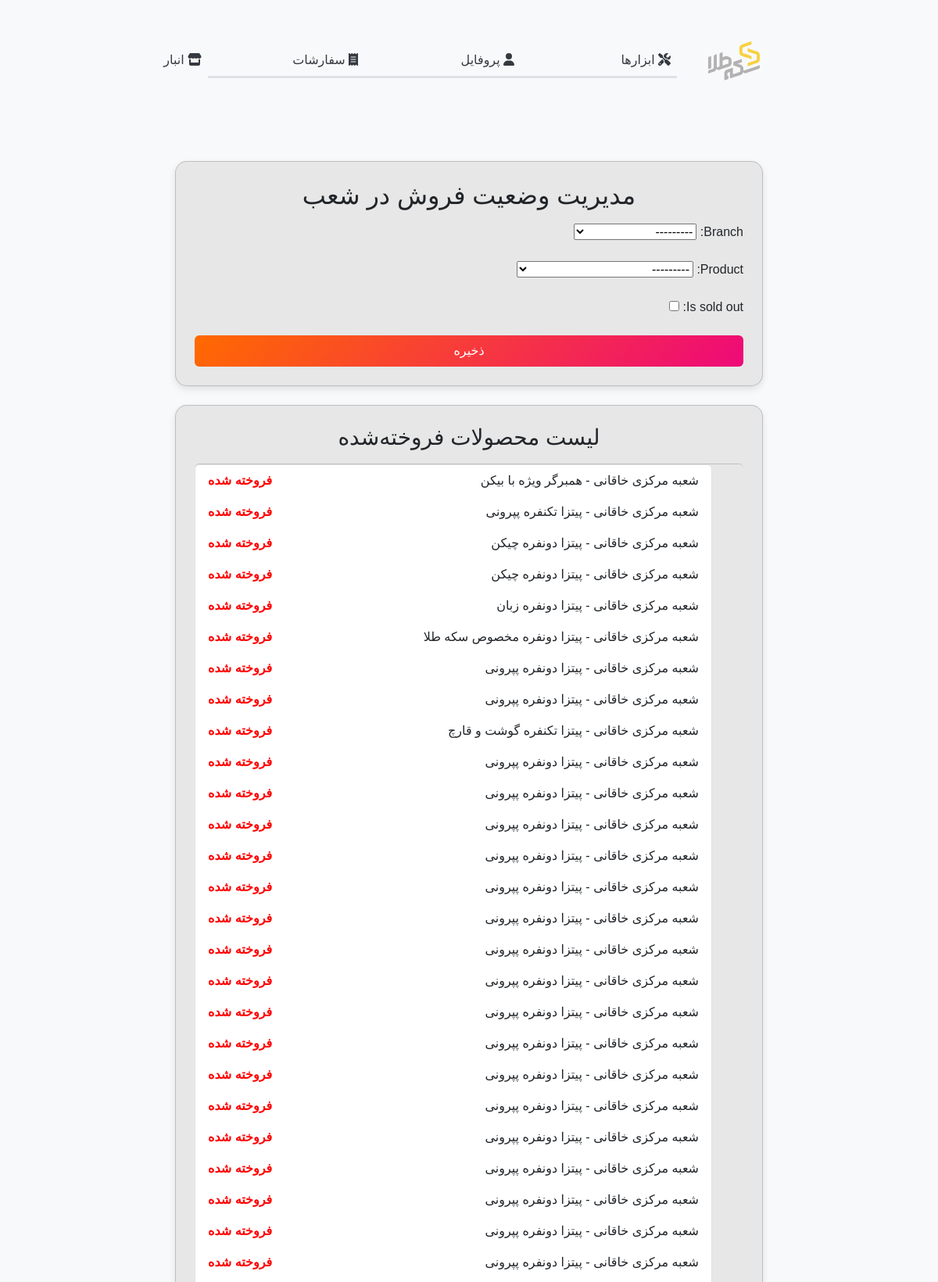
The page /menu/sold-out (upper part) on the database its author committed.
### menu/models.py (models this page shows, shortened)
class SoldOutStatus(models.Model):
    branch = models.ForeignKey(RestaurantBranch, on_delete=models.CASCADE, related_name="sold_out_status")
    product = models.ForeignKey(FoodRawMaterial, on_delete=models.CASCADE, related_name="sold_out_product")
    is_sold_out = models.BooleanField(default=False)  # مشخص می‌کند که محصول در این شعبه تمام شده است یا نه
    updated_at = models.DateTimeField(auto_now=True)

### users/models.py (models this page shows, shortened)
class RestaurantBranch(models.Model):
    name = models.CharField(max_length=200)
    location = models.CharField(max_length=200, blank=True, null=True)
    capacity = models.DecimalField(max_digits=10, decimal_places=0, blank=True, null=True)  # ظرفیت انبار
    def __str__(self):
        return self.name

class FoodRawMaterial(models.Model):
    created_at = models.DateTimeField(auto_now_add=True)
    updated_at = models.DateTimeField(auto_now=True)
    mother = models.ForeignKey(mother_food, on_delete= models.CASCADE,related_name='mother_food_id',blank=True,null=True)
    name = models.CharField(max_length=200)
    data = models.JSONField(blank=True,null=True)
    price = models.IntegerField(default=0,blank=True,null=True)
    image = models.ImageField(upload_to='food_images/', blank=True, null=True)  # Added field for image
    details = models.CharField(max_length=2000,default='',blank=True,null=True)
    discount = models.DecimalField(max_digits=5, decimal_places=2, default=0, blank=True, null=True)  # Discount percentage
    priority = models.IntegerField(default=0)  # New field for priority
    def __str__(self):
        return str(self.name)
    class Meta:
        ordering = ['-name']

### menu/views.py (the view)
# urls.py: path('sold-out', set_sold_out, name='set_sold_out'),
def set_sold_out(request):
    if request.method == 'POST':# and request.is_ajax():
        form = SoldOutForm(request.POST)
        if form.is_valid():
            form.save()
            product_id = request.POST.get("product")
            product_id = int(product_id)
            food_name = FoodRawMaterial.objects.filter(id=product_id).first()
            food_name = food_name.name
            menu = {
                'name': food_name
            }
            sold_out_items = SoldOutStatus.objects.all()  # Get the product ids of sold-out items
            menu_status.send(sender=None, values = menu)
            form = SoldOutForm()
            return render(request, 'sold_out.html', {'form': form,'sold_out_items':sold_out_items})
    else:
        form = SoldOutForm()
        sold_out_items = SoldOutStatus.objects.all()  # Get the product ids of sold-out items
    return render(request, 'sold_out.html', {'form': form,'sold_out_items':sold_out_items})

### menu/forms.py
class SoldOutForm(forms.ModelForm):
    class Meta:
        model = SoldOutStatus
        fields = ['branch', 'product', 'is_sold_out']

### menu/templates/sold_out.html (shortened to what this page needs)
{% extends "users/base.html" %}
{% block content %}
{% load static %}
<html lang="fa">
<head>
    <link rel="stylesheet" type="text/css" href="{% static 'css/bootstrap.css' %}">
    <link rel="stylesheet" type="text/css" href="{% static 'css/store.css' %}">
</head>
<body>
    <div class="container">
        <div class="card p-4">
            <h2 class="text-center mb-3">مدیریت وضعیت فروش در شعب</h2>
            <form method="POST">
                <div class="mb-3">
                    {{ form.as_p }}
                </div>
                <button type="submit" class="btn btn-custom w-100 py-2">ذخیره</button>
            </form>
        </div>
        <div class="card p-4 mt-4">
            <h3 class="text-center mb-3">لیست محصولات فروخته‌شده</h3>
            <ul class="list-group">
                {% for item in sold_out_items %}
                    <li class="list-group-item d-flex justify-content-between align-items-center">
                        <span>{{ item.branch.name }} - {{ item.product.name }}</span>
                        <span class="{% if item.is_sold_out %}status-sold{% else %}status-available{% endif %}">
                            {% if item.is_sold_out %}فروخته شده{% else %}موجود{% endif %}
                        </span>
                    </li>
                {% endfor %}
            </ul>
        </div>
    </div>
</body>
</html>
{% endblock %}

### users/static/css/base.css (style rules this page uses)
body { font-family: 'B Nazanin'; src: url('/fonts/BNazanin.woff2') format('woff2'), url('/fonts/BNazanin.woff') format('woff'); }

### users/static/css/store.css (style rules this page uses)
.card { margin: 10px 0; padding: 10px; background-color: #e7e7e7; border-radius: 5px; box-shadow: 0 2px 5px rgba(0, 0, 0, 0.1); direction: rtl; text-align: right; }

### menu/templates/sold_out.html (style rules this page uses)
body { background-color: #f8f9fa; font-family: 'IRANSans', sans-serif; direction: rtl; text-align: right; }
.container { max-width: 800px; margin: auto; padding-top: 40px; }
.card { border-radius: 15px; box-shadow: 0px 4px 10px rgba(0, 0, 0, 0.1); transition: transform 0.2s; }
.btn-custom { background: linear-gradient(135deg, #ff6a00, #ee0979); border: none; color: white; }
.status-sold { color: red; font-weight: bold; }

### rows shown on the page
SoldOutStatus: branch.name "شعبه مرکزی خاقانی", product.name "همبرگر ویژه با بیکن", is_sold_out "فروخته شده"
SoldOutStatus: branch.name "شعبه مرکزی خاقانی", product.name "پیتزا تکنفره پپرونی", is_sold_out "فروخته شده"
SoldOutStatus: branch.name "شعبه مرکزی خاقانی", product.name "پیتزا دونفره چیکن", is_sold_out "فروخته شده"
SoldOutStatus: branch.name "شعبه مرکزی خاقانی", product.name "پیتزا دونفره چیکن", is_sold_out "فروخته شده"
SoldOutStatus: branch.name "شعبه مرکزی خاقانی", product.name "پیتزا دونفره زبان", is_sold_out "فروخته شده"
SoldOutStatus: branch.name "شعبه مرکزی خاقانی", product.name "پیتزا دونفره مخصوص سکه طلا", is_sold_out "فروخته شده"
SoldOutStatus: branch.name "شعبه مرکزی خاقانی", product.name "پیتزا دونفره پپرونی", is_sold_out "فروخته شده"
SoldOutStatus: branch.name "شعبه مرکزی خاقانی", product.name "پیتزا دونفره پپرونی", is_sold_out "فروخته شده"
SoldOutStatus: branch.name "شعبه مرکزی خاقانی", product.name "پیتزا تکنفره گوشت و قارچ", is_sold_out "فروخته شده"
SoldOutStatus: branch.name "شعبه مرکزی خاقانی", product.name "پیتزا دونفره پپرونی", is_sold_out "فروخته شده"
SoldOutStatus: branch.name "شعبه مرکزی خاقانی", product.name "پیتزا دونفره پپرونی", is_sold_out "فروخته شده"
SoldOutStatus: branch.name "شعبه مرکزی خاقانی", product.name "پیتزا دونفره پپرونی", is_sold_out "فروخته شده"
SoldOutStatus: branch.name "شعبه مرکزی خاقانی", product.name "پیتزا دونفره پپرونی", is_sold_out "فروخته شده"
SoldOutStatus: branch.name "شعبه مرکزی خاقانی", product.name "پیتزا دونفره پپرونی", is_sold_out "فروخته شده"
SoldOutStatus: branch.name "شعبه مرکزی خاقانی", product.name "پیتزا دونفره پپرونی", is_sold_out "فروخته شده"
SoldOutStatus: branch.name "شعبه مرکزی خاقانی", product.name "پیتزا دونفره پپرونی", is_sold_out "فروخته شده"
SoldOutStatus: branch.name "شعبه مرکزی خاقانی", product.name "پیتزا دونفره پپرونی", is_sold_out "فروخته شده"
SoldOutStatus: branch.name "شعبه مرکزی خاقانی", product.name "پیتزا دونفره پپرونی", is_sold_out "فروخته شده"
SoldOutStatus: branch.name "شعبه مرکزی خاقانی", product.name "پیتزا دونفره پپرونی", is_sold_out "فروخته شده"
SoldOutStatus: branch.name "شعبه مرکزی خاقانی", product.name "پیتزا دونفره پپرونی", is_sold_out "فروخته شده"
SoldOutStatus: branch.name "شعبه مرکزی خاقانی", product.name "پیتزا دونفره پپرونی", is_sold_out "فروخته شده"
SoldOutStatus: branch.name "شعبه مرکزی خاقانی", product.name "پیتزا دونفره پپرونی", is_sold_out "فروخته شده"
SoldOutStatus: branch.name "شعبه مرکزی خاقانی", product.name "پیتزا دونفره پپرونی", is_sold_out "فروخته شده"
SoldOutStatus: branch.name "شعبه مرکزی خاقانی", product.name "پیتزا دونفره پپرونی", is_sold_out "فروخته شده"
SoldOutStatus: branch.name "شعبه مرکزی خاقانی", product.name "پیتزا دونفره پپرونی", is_sold_out "فروخته شده"
SoldOutStatus: branch.name "شعبه مرکزی خاقانی", product.name "پیتزا دونفره پپرونی", is_sold_out "فروخته شده"
